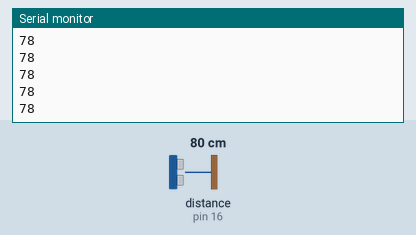
Recording of a sketch running on a simulated Arduino Uno, built with avr-gcc and run on an emulated ATmega328P. On the bench: the last lines printed to the serial monitor. Wiring (inferred from the names in the program): ultrasonic range finder: trigger pin 17; echo pin 16. Inputs (shaded band) come from the test bench; at power-on: distance to the obstacle (sensor on pin 16) 80 cm. The echo pulse lasts 58.3 µs per cm.

Above: at 1.2 s.
1.3 s: distance to the obstacle (sensor on pin 16) set to 2 cm
At 1.37 s:
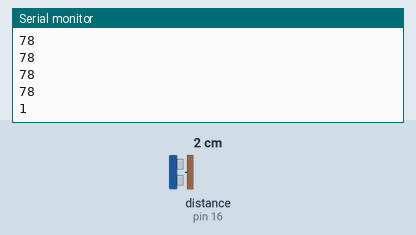
2.8 s: distance to the obstacle (sensor on pin 16) set to 4 cm
At 2.89 s:
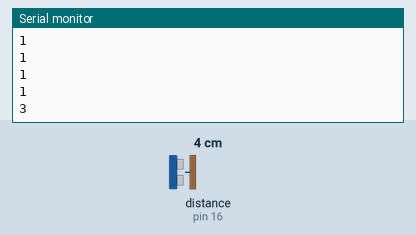
Timing chart, 0 to 5.8 s (numbered marks = the images above; inputs shaded):
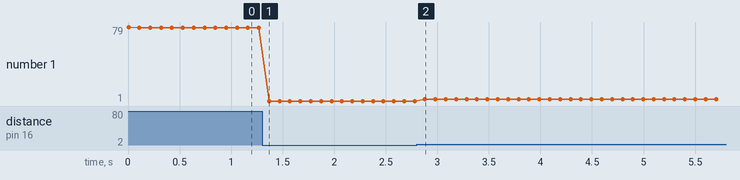

Measured:
- after the input at 1.3 s, the serial monitor: prints a new line after 0.07 s (image 1)
- after the input at 2.8 s, the serial monitor: prints a new line after 0.08 s (image 2)
- plotted number 1: 78 → 1 after the input at 1.3 s, 1 → 3 after the input at 2.8 s

The sketch:

distance.ino
```cpp
/*
 *  For the HC-SR04
 */

int inputPin = 16;
int triggerPin = 17;

int duration;
int distance;

void setup() {
  pinMode(triggerPin, OUTPUT);
  Serial.begin(19200);
}

void loop() {

  digitalWrite(triggerPin, LOW);
  delayMicroseconds(2);
  digitalWrite(triggerPin, HIGH);
  delayMicroseconds(10);
  digitalWrite(triggerPin, LOW);

  duration = pulseIn(inputPin, HIGH);

  // filter out bad values
  if (duration < 10000) {
    distance = duration * 0.034 / 2;
    Serial.println(distance);                    // Send the Signal value to Serial Plotter.
  }

  delay(100);
}
```
